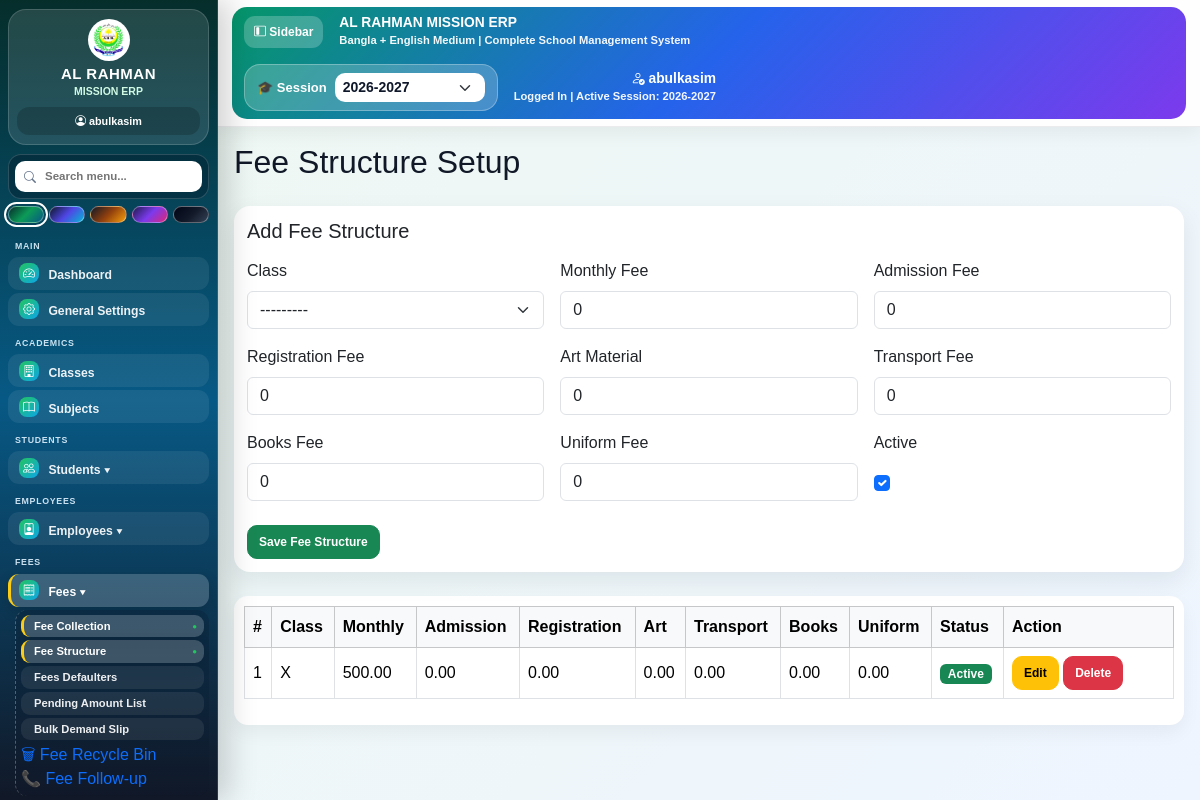
Page /fees/structure/ (signed in) on the committed database.
### fees/models.py (models this page shows, shortened)
class FeeStructure(models.Model):
    class_assigned = models.ForeignKey(
        Class,
        on_delete=models.CASCADE,
        related_name='fee_structures'
    )
    section = models.CharField(
        max_length=20,
        blank=True,
        null=True,
        default=""
    )
    session = models.ForeignKey(
        AcademicSession,
        on_delete=models.CASCADE,
        null=True,
        blank=True,
        related_name='fee_structures'
    )
    monthly_fee = models.DecimalField(max_digits=10, decimal_places=2, default=0)
    admission_fee = models.DecimalField(max_digits=10, decimal_places=2, default=0)
    registration_fee = models.DecimalField(max_digits=10, decimal_places=2, default=0)
    art_material = models.DecimalField(max_digits=10, decimal_places=2, default=0)
    transport_fee = models.DecimalField(max_digits=10, decimal_places=2, default=0)
    books_fee = models.DecimalField(max_digits=10, decimal_places=2, default=0)
    uniform_fee = models.DecimalField(max_digits=10, decimal_places=2, default=0)
    is_active = models.BooleanField(default=True)
    class Meta:
        unique_together = (
            'class_assigned',
            'section',
            'session'
        )

### academics/models.py (models this page shows, shortened)
class Class(models.Model):
    class_name = models.CharField(max_length=50, unique=True)
    class_teacher = models.ForeignKey(
        "teachers.Employee",
        on_delete=models.SET_NULL,
        null=True,
        blank=True,
        related_name="assigned_classes"
    )
    is_active = models.BooleanField(default=True)
    class Meta:
        ordering = ["class_name"]
        verbose_name = "Class"
        verbose_name_plural = "Classes"
    def __str__(self):
        return self.class_name

### fees/views.py (the view, shortened to what this page needs)
# urls.py: path('structure/', views.fee_structure_list, name='fee_structure_list'),
@login_required
def fee_structure_list(request):
    structures = FeeStructure.objects.select_related(
        'class_assigned',
        'session'
    ).all().order_by('class_assigned__class_name')
    edit_id = request.GET.get('edit')
    edit_structure = None
    if edit_id:
        edit_structure = get_object_or_404(FeeStructure, pk=edit_id)
        form = FeeStructureForm(instance=edit_structure)
    else:
        form = FeeStructureForm()
    return render(request, 'fees/fee_structure_list.html', {
        'form': form,
        'structures': structures,
        'edit_structure': edit_structure,
    })

### core/context_processors.py (called while the page is built)
def get_current_session():
    today = datetime.now()
    year = today.year
    if today.month >= 4:
        return f"{year}-{year + 1}"
    return f"{year - 1}-{year}"

def global_session(request):
    current_year = datetime.now().year
    sessions = []
    for y in range(current_year - 3, current_year + 4):
        sessions.append(f"{y}-{y + 1}")
    selected_session = request.session.get("selected_session")
    if not selected_session:
        selected_session = get_current_session()
    return {
        "sessions": sessions,
        "selected_session": selected_session,
    }

### templates/fees/fee_structure_list.html (shortened to what this page needs)
{% extends 'base.html' %}
{% block content %}
<div class="d-flex justify-content-between align-items-center mb-4">
    <h2 class="mb-0">Fee Structure Setup</h2>
</div>
<div class="card card-box mb-4">
    <div class="card-body">
        <h5 class="mb-3">
            {% if edit_structure %}
                Edit Fee Structure
            {% else %}
                Add Fee Structure
            {% endif %}
        </h5>
        <form method="post">
            <div class="row g-3">
                <div class="col-md-4">
                    <label class="form-label">Class</label>
                    {{ form.class_assigned }}
                </div>
                <div class="col-md-4">
                    <label class="form-label">Monthly Fee</label>
                    {{ form.monthly_fee }}
                </div>
                <div class="col-md-4">
                    <label class="form-label">Admission Fee</label>
                    {{ form.admission_fee }}
                </div>
                <div class="col-md-4">
                    <label class="form-label">Registration Fee</label>
                    {{ form.registration_fee }}
                </div>
                <div class="col-md-4">
                    <label class="form-label">Art Material</label>
                    {{ form.art_material }}
                </div>
                <div class="col-md-4">
                    <label class="form-label">Transport Fee</label>
                    {{ form.transport_fee }}
                </div>
                <div class="col-md-4">
                    <label class="form-label">Books Fee</label>
                    {{ form.books_fee }}
                </div>
                <div class="col-md-4">
                    <label class="form-label">Uniform Fee</label>
                    {{ form.uniform_fee }}
                </div>
                <div class="col-md-4">
                    <label class="form-label">Active</label>
                    <div class="form-check mt-2">
                        {{ form.is_active }}
                    </div>
                </div>
            </div>
            <div class="mt-4">
                <button type="submit" class="btn btn-success">
                    {% if edit_structure %}
                        Update Fee Structure
                    {% else %}
                        Save Fee Structure
                    {% endif %}
                </button>
            </div>
        </form>
    </div>
</div>
<div class="table-responsive">
    <table class="table table-bordered table-hover align-middle">
        <thead class="table-light">
            <tr>
                <th>#</th>
                <th>Class</th>
                <th>Monthly</th>
                <th>Admission</th>
                <th>Registration</th>
                <th>Art</th>
                <th>Transport</th>
                <th>Books</th>
                <th>Uniform</th>
                <th>Status</th>
                <th width="170">Action</th>
            </tr>
        </thead>
        <tbody>
            {% for item in structures %}
            <tr>
                <td>{{ forloop.counter }}</td>
                <td>{{ item.class_assigned }}</td>
                <td>{{ item.monthly_fee }}</td>
                <td>{{ item.admission_fee }}</td>
                <td>{{ item.registration_fee }}</td>
                <td>{{ item.art_material }}</td>
                <td>{{ item.transport_fee }}</td>
                <td>{{ item.books_fee }}</td>
                <td>{{ item.uniform_fee }}</td>
                <td>
                    {% if item.is_active %}
                        <span class="badge bg-success">Active</span>
                    {% else %}
                        <span class="badge bg-danger">Inactive</span>
                    {% endif %}
                </td>
                <td>
                    <a href="/fees/structure/?edit={{ item.id }}" class="btn btn-sm btn-warning">Edit</a>
                    <a href="/fees/structure/delete/{{ item.id }}/" class="btn btn-sm btn-danger"
                       onclick="return confirm('Are you sure you want to delete this fee structure?');">
                        Delete
                    </a>
                </td>
            </tr>
            {% empty %}
            <tr>
                <td colspan="11" class="text-center">No fee structure found.</td>
            </tr>
            {% endfor %}
        </tbody>
    </table>
</div>
{% endblock %}

### templates/base.html (shortened to what this page needs)
<!DOCTYPE html>
<html lang="bn">
<head>
    {% load static %}
    <link href="https://cdn.jsdelivr.net/npm/bootstrap@5.3.3/dist/css/bootstrap.min.css" rel="stylesheet">
    <link href="https://cdn.jsdelivr.net/npm/bootstrap-icons@1.11.3/font/bootstrap-icons.css" rel="stylesheet">
    <link href="https://cdn.jsdelivr.net/npm/select2@4.1.0-rc.0/dist/css/select2.min.css" rel="stylesheet">
</head>
<body>
{% with emp=request.user.employee %}
<div class="app-layout">
    <div class="sidebar no-print" id="erpSidebar">
        <div class="brand-box">
            <img src="{% static 'images/logo.png' %}" class="brand-logo" alt="Logo">
            <h5 class="brand-title">AL RAHMAN</h5>
            <div class="brand-sub">MISSION ERP</div>
            <div class="user-mini">
                {% if request.user.is_authenticated %}
                    <i class="bi bi-person-circle"></i> {{ request.user.username }}
                {% else %}
                    <i class="bi bi-person-circle"></i> Guest
                {% endif %}
            </div>
        </div>
        <div class="sidebar-tools">
            <div class="sidebar-search-box">
                <i class="bi bi-search sidebar-search-icon"></i>
                <input type="text" id="sidebarSearch" class="sidebar-search" placeholder="Search menu...">
            </div>
            <div class="theme-picker" title="Sidebar Design">
                <button type="button" class="theme-dot theme-green" data-theme="green" title="Green Premium"></button>
                <button type="button" class="theme-dot theme-royal" data-theme="royal" title="Royal Blue"></button>
                <button type="button" class="theme-dot theme-gold" data-theme="gold" title="Gold Dark"></button>
                <button type="button" class="theme-dot theme-purple" data-theme="purple" title="Purple Glass"></button>
                <button type="button" class="theme-dot theme-black" data-theme="black" title="Black Pro"></button>
            </div>
        </div>
        <ul class="nav flex-column" id="sidebarMenuList">
            <div class="menu-title">Main</div>
            <li>
                {% if request.user.is_superuser or request.user.is_staff or emp.is_erp_admin %}
                    <a href="/dashboard/" class="nav-link"><i class="bi bi-speedometer2"></i> Dashboard</a>
                {% else %}
                    <a href="{% url 'teacher_dashboard' %}" class="nav-link"><i class="bi bi-speedometer2"></i> Dashboard</a>
                {% endif %}
            </li>
            {% if request.user.is_superuser or request.user.is_staff or emp.is_erp_admin or emp.can_access_settings %}
                <li><a href="{% url 'general_settings' %}" class="nav-link"><i class="bi bi-gear"></i> General Settings</a></li>
            {% endif %}
            {% if request.user.is_superuser or request.user.is_staff or emp.is_erp_admin or emp.can_access_academics %}
                <div class="menu-title">Academics</div>
                <li><a href="/academics/classes/" class="nav-link"><i class="bi bi-building"></i> Classes</a></li>
                <li><a href="/academics/subjects/" class="nav-link"><i class="bi bi-book"></i> Subjects</a></li>
            {% endif %}
            {% if request.user.is_superuser or request.user.is_staff or emp.is_erp_admin or emp.can_access_students %}
                <div class="menu-title">Students</div>
                <li>
                    <a class="nav-link menu-toggle" href="#studentsMenu"><i class="bi bi-people"></i> Students ▾</a>
                </li>
            {% endif %}
            {% if request.user.is_superuser or request.user.is_staff or emp.is_erp_admin or emp.can_access_teachers %}
                <div class="menu-title">Employees</div>
                <li>
                    <a class="nav-link menu-toggle" href="#employeesMenu"><i class="bi bi-person-badge"></i> Employees ▾</a>
                </li>
            {% endif %}
            {% if request.user.is_superuser or request.user.is_staff or emp.is_erp_admin or emp.can_access_fees %}
                <div class="menu-title">Fees</div>
                <li>
                    <a class="nav-link menu-toggle" href="#feesMenu"><i class="bi bi-receipt"></i> Fees ▾</a>
                    <ul class="nav flex-column submenu" id="feesMenu">
                        <li><a href="/fees/" class="nav-link">Fee Collection</a></li>
                        <li><a href="/fees/structure/" class="nav-link">Fee Structure</a></li>
                        <li><a href="/fees/defaulters/" class="nav-link">Fees Defaulters</a></li>
                        <li><a href="/fees/pending-amount/" class="nav-link">Pending Amount List</a></li>
                        <li><a href="/fees/bulk-demand-slip/" class="nav-link">Bulk Demand Slip</a></li>
                        <li><a href="/fees/recycle-bin/">🗑 Fee Recycle Bin</a></li>
                        <li>
                            <a href="/fees/followup/">
                               📞 Fee Follow-up
                            </a>
                        </li>
                    </ul>
                </li>
            {% endif %}
        </ul>
    </div>
    <div class="main-area">
        <div class="topbar no-print">
            <div class="topbar-card d-flex justify-content-between align-items-center flex-wrap gap-3">
                <div class="d-flex align-items-center gap-3">
                    <button type="button" class="sidebar-toggle-btn" id="desktopSidebarToggle"><i class="bi bi-layout-sidebar-inset"></i> Sidebar</button>
                    <div>
                        <div class="topbar-title">AL RAHMAN MISSION ERP</div>
                        <div class="topbar-sub">Bangla + English Medium | Complete School Management System</div>
                    </div>
                </div>
                <div class="d-flex align-items-center gap-3 flex-wrap">
                    <form method="GET" action="{% url 'set_global_session' %}"
                          style="background:rgba(255,255,255,.20);border:1px solid rgba(255,255,255,.28);padding:8px 12px;border-radius:16px;">
                        <div class="d-flex align-items-center gap-2">
                            <div style="color:white;font-size:13px;font-weight:900;white-space:nowrap;">🎓 Session</div>
                            <select name="session" onchange="this.form.submit()" class="form-select form-select-sm"
                                    style="min-width:150px;border-radius:10px;border:none;font-weight:900;color:#0f172a;">
                                {% for session in sessions %}
                                    <option value="{{ session }}" {% if session == selected_session %}selected{% endif %}>{{ session }}</option>
                                {% empty %}
                                    <option value="{{ selected_session|default:'2025-2026' }}">{{ selected_session|default:'2025-2026' }}</option>
                                {% endfor %}
                            </select>
                        </div>
                    </form>
                    <div class="text-end">
                        {% if request.user.is_authenticated %}
                            <div class="topbar-title"><i class="bi bi-person-check"></i> {{ request.user.username }}</div>
                            <div class="topbar-sub">Logged In | Active Session: {{ selected_session|default:"2025-2026" }}</div>
                        {% else %}
                            <div class="topbar-title">Guest</div>
                        {% endif %}
                    </div>
                </div>
            </div>
        </div>
        <div class="content-area">
            {% block content %}{% endblock %}
        </div>
    </div>
</div>
{% endwith %}
</body>
</html>

### rows in the picture
FeeStructure: class_assigned "X", monthly_fee "500.00", admission_fee "0.00", registration_fee "0.00", art_material "0.00", transport_fee "0.00", books_fee "0.00", uniform_fee "0.00", is_active "Active"

### other values in the picture
{{ request.user.username }} "abulkasim"
{{ selected_session|default:"2025-2026" }} "2026-2027"
form field session "2026-2027"
